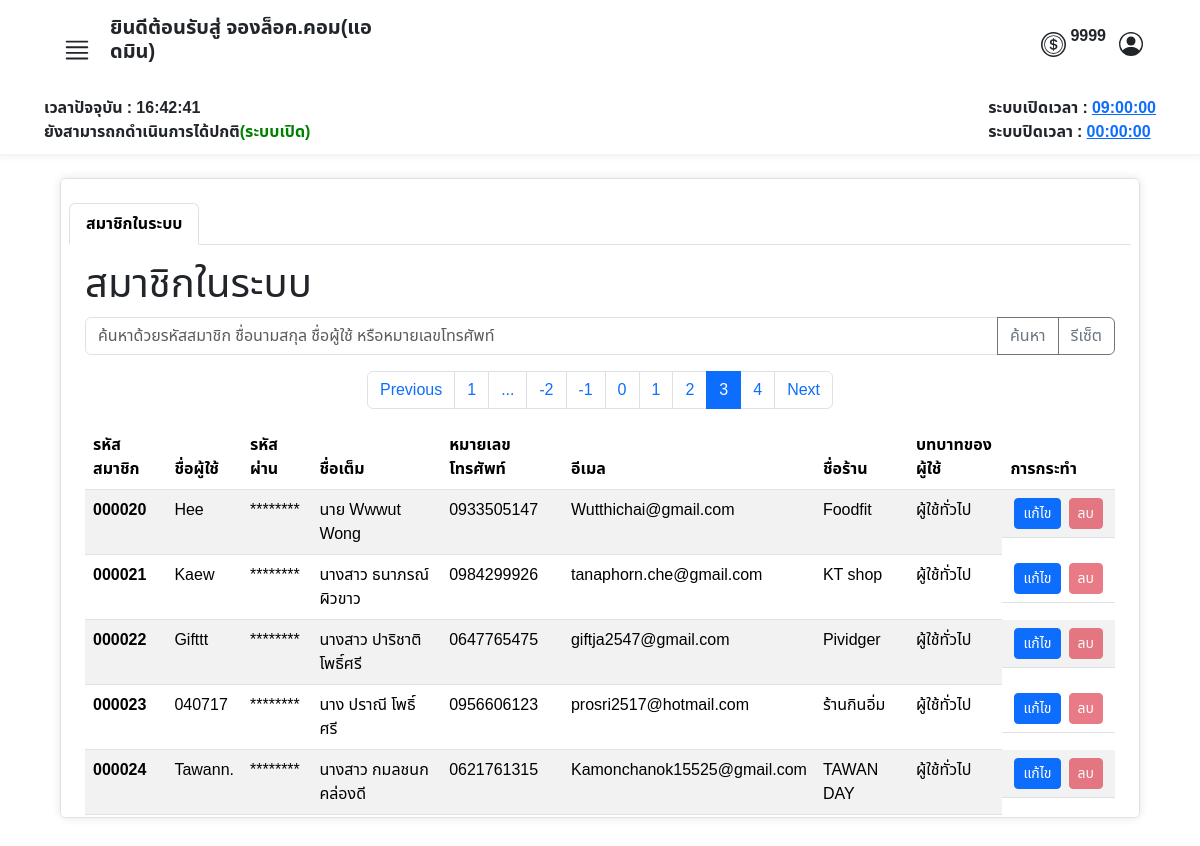
The page /admin/view_member.php?page=3 (signed in) on the database its author committed.
### tables this page shows
CREATE TABLE `operating_hours` (
  `id` int(11) NOT NULL,
  `opening_time` time NOT NULL,
  `closing_time` time NOT NULL
);

CREATE TABLE `tbl_user` (
  `user_id` int(6) UNSIGNED ZEROFILL NOT NULL COMMENT 'รหัสลูกค้า',
  `prefix` enum('นาย','นาง','นางสาว') NOT NULL COMMENT 'คำนำหน้าชื่อ',
  `firstname` varchar(255) NOT NULL COMMENT 'ชื่อ',
  `lastname` varchar(255) NOT NULL COMMENT 'นามสกุล',
  `tel` varchar(11) NOT NULL COMMENT 'เบอร์โทรศัพท์',
  `email` varchar(255) NOT NULL COMMENT 'อีเมลล์',
  `username` varchar(255) NOT NULL COMMENT 'ชื่อผู้ใช้',
  `password` varchar(255) NOT NULL COMMENT 'รหัสผ่าน',
  `userrole` int(3) NOT NULL COMMENT '1=ลูกค้า,2=แอดมิน',
  `shop_name` varchar(50) NOT NULL COMMENT 'ชื่อร้านค้า',
  `token` int(11) NOT NULL,
  `last_login` datetime DEFAULT NULL
);

### admin/view_member.php (the view, shortened to what this page needs)
<?php
require("../condb.php");
?>
<!DOCTYPE html>
<html lang="en">
<head>
    <link href="https://cdn.jsdelivr.net/npm/bootstrap@5.3.3/dist/css/bootstrap.min.css" rel="stylesheet">
    <link rel="stylesheet" href="../asset/css/font.css">
    <link rel="stylesheet" href="https://cdn.jsdelivr.net/npm/sweetalert2@11/dist/sweetalert2.min.css">
</head>
<body>
    <?php include('./admin_nav.php'); ?>
    <div class="container my-4 px-2 border bgcolor py-4 rounded overflow-auto" style="width: 90%; height: 40rem;">
        <ul class="nav nav-tabs" id="myTab">
            <li class="nav-item">
                <a class="nav-link active" data-bs-toggle="tab" href="#categort"><strong>สมาชิกในระบบ</strong></a>
            </li>
        </ul>
        <div class="tab-content" id="myTabContent">
            <div class="tab-pane fade show active mt-2 mx-2 p-2" id="categort">
                <div>
                    <h1>สมาชิกในระบบ</h1>
                </div>
                <div class="mt-2">
                    <form method="GET">
                        <div class="input-group mb-3">
                            <input class="form-control" type="text" name="search_query" placeholder="ค้นหาด้วยรหัสสมาชิก ชื่อนามสกุล ชื่อผู้ใช้ หรือหมายเลขโทรศัพท์" value="<?php echo isset($_GET['search_query']) ? htmlspecialchars($_GET['search_query']) : ''; ?>">
                            <button class="btn btn-outline-secondary" type="submit">ค้นหา</button>
                            <a href="?reset=true" class="btn btn-outline-secondary">รีเซ็ต</a>
                        </div>
                    </form>
                    <?php
                    $results_per_page = 5;
                    $sql_total = "SELECT COUNT(*) FROM tbl_user";
                    $result_total = $conn->query($sql_total);
                    $row_total = $result_total->fetch_row();
                    $total_records = $row_total[0];
                    if ($results_per_page > 0) {
                        $total_pages = ceil($total_records / $results_per_page);
                    } else {
                        echo "Error: Results per page must be greater than 0.";
                        exit;
                    }
                    $current_page = isset($_GET['page']) ? (int)$_GET['page'] : 1;
                    $adjacents = 1;
                    echo "<nav>";
                    echo "<ul class='pagination justify-content-center'>";
                    if ($current_page > 1) {
                        echo "<li class='page-item'><a class='page-link' href='?page=" . ($current_page - 1) . "'>Previous</a></li>";
                    }
                    if ($total_pages <= (1 + ($adjacents * 2))) {
                        for ($i = 1; $i <= $total_pages; $i++) {
                            if ($i == $current_page) {
                                echo "<li class='page-item active'><a class='page-link' href='#'>" . $i . "</a></li>";
                            } else {
                                echo "<li class='page-item'><a class='page-link' href='?page=" . $i . "'>" . $i . "</a></li>";
                            }
                        }
                    } else {
                        if ($current_page <= ($adjacents * 2)) {
                            for ($i = 1; $i <= (4 + ($adjacents * 2)); $i++) {
                                if ($i == $current_page) {
                                    echo "<li class='page-item active'><a class='page-link' href='#'>" . $i . "</a></li>";
                                } else {
                                    echo "<li class='page-item'><a class='page-link' href='?page=" . $i . "'>" . $i . "</a></li>";
                                }
                            }
                            echo "<li class='page-item'><a class='page-link' href='#'>...</a></li>";
                            echo "<li class='page-item'><a class='page-link' href='?page=" . $total_pages . "'>" . $total_pages . "</a></li>";
                        } elseif ($current_page > ($total_pages - ($adjacents * 2))) {
                            echo "<li class='page-item'><a class='page-link' href='?page=1'>1</a></li>";
                            echo "<li class='page-item'><a class='page-link' href='#'>...</a></li>";
                            for ($i = ($total_pages - (4 + ($adjacents * 2))); $i <= $total_pages; $i++) {
                                if ($i == $current_page) {
                                    echo "<li class='page-item active'><a class='page-link' href='#'>" . $i . "</a></li>";
                                } else {
                                    echo "<li class='page-item'><a class='page-link' href='?page=" . $i . "'>" . $i . "</a></li>";
                                }
                            }
                        }
                    }
                    if ($current_page < $total_pages) {
                        echo "<li class='page-item'><a class='page-link' href='?page=" . ($current_page + 1) . "'>Next</a></li>";
                    }
                    echo "</ul>";
                    echo "</nav>";
                    $sql = "SELECT * FROM tbl_user";
                    $start_from = ($current_page - 1) * $results_per_page;
                    $sql .= " LIMIT $start_from, $results_per_page";
                    $result = $conn->query($sql);
                    if ($result->num_rows > 0) {
                        echo "<table class='table table-striped'>";
                        echo "<thead>
                <tr>
                    <th>รหัสสมาชิก</th>
                    <th>ชื่อผู้ใช้</th>
                    <th>รหัสผ่าน</th>
                    <th>ชื่อเต็ม</th>
                    <th>หมายเลขโทรศัพท์</th>
                    <th>อีเมล</th>
                    <th>ชื่อร้าน</th>
                    <th>บทบาทของผู้ใช้</th>
                    <th>การกระทำ</th>
                </tr>
                </thead>";
                        echo "<tbody>";
                        while ($row = $result->fetch_assoc()) {
                            $fullmembername = htmlspecialchars($row["prefix"] . " " . $row["firstname"] . " " . $row["lastname"]);
                            $password = htmlspecialchars($row["password"]);
                            $canDelete = (strtotime($row['last_login']) < strtotime('-1 year')) ? '' : 'disabled';
                            echo "<tr data-user-id='" . htmlspecialchars($row["user_id"]) . "'>";
                            echo "<td><strong>" . htmlspecialchars($row["user_id"]) . "</strong></td>";
                            echo "<td>" . htmlspecialchars($row["username"]) . "</td>";
                            echo "<td><span class='password-toggle' data-password='$password'>********</span></td>";
                            echo "<td>" . $fullmembername . "</td>";
                            echo "<td>" . htmlspecialchars($row["tel"]) . "</td>";
                            echo "<td>" . htmlspecialchars($row["email"]) . "</td>";
                            echo "<td>" . htmlspecialchars($row["shop_name"]) . "</td>";
                            echo "<td>" . ($row["userrole"] == 1 ? "แอดมิน" : "ผู้ใช้ทั่วไป") . "</td>";
                            echo "<td class='d-flex'>
                        <button class='btn mx-1 btn-sm btn-primary edit-btn' data-bs-toggle='modal' data-bs-target='#editModal' data-user-id='" . htmlspecialchars($row["user_id"]) . "'>แก้ไข</button>
                        <button class='btn mx-1 btn-sm btn-danger delete-btn' $canDelete data-user-id='" . htmlspecialchars($row["user_id"]) . "'>ลบ</button>
                    </td>";
                            echo "</tr>";
                        }
                        echo "</tbody>";
                        echo "</table>";
                    } else {
                        echo "ไม่พบข้อมูล";
                    }
                    ?>
                </div>
            </div>
        </div>
    </div>
</body>
</html>

### admin/admin_nav.php (shortened to what this page needs)
<nav class="row g-2 bgcolor">
    <div class="col-12 d-flex justify-content-between px-5 py-3">
        <div class="col-4">
            <div class="d-flex align-items-end ">
                <button class="btn" type="button" data-bs-toggle="offcanvas" data-bs-target="#offcanvasWithBothOptions" aria-controls="offcanvasWithBothOptions">
                </button>
                <h5>
                    <strong>ยินดีต้อนรับสู่ จองล็อค.คอม(แอดมิน)</strong>
                </h5>
            </div>
        </div>
        <div class="d-flex align-items-center ">
            <div class="row  ">
                <div class="col d-flex align-items-center justify-content-center">
                    <p class="ms-1">
                        <strong>
                            <?php
                            echo $_SESSION["token"];
                            ?>
                        </strong>
                    </p>
                </div>
            </div>
            <button class="btn " type="button" data-bs-toggle="modal" data-bs-target="#ProfileModal">
            </button>
        </div>
    </div>
    <?php
    require("../condb.php");
    $sql_time = "SELECT opening_time, closing_time FROM operating_hours LIMIT 1";
    $result = $conn->query($sql_time);
    $row_time = $result->fetch_assoc();
    $openingTime = $row_time['opening_time'];
    $closingTime = $row_time['closing_time'];
    ?>
    <div class="col-12 d-flex justify-content-between px-5">
        <strong>
            <div id="time"></div>
            <div id="status"></div>
        </strong>
        <strong>
            <div id="opening_time">ระบบเปิดเวลา : <a href="#" data-bs-toggle="modal" data-bs-target="#editTimeModal"><?php echo $openingTime; ?></a></div>
            <div id="closing_time">ระบบปิดเวลา : <a href="#" data-bs-toggle="modal" data-bs-target="#editTimeModal"><?php echo $closingTime; ?></a></div>
        </strong>
    </div>
</nav>

### admin/view_member.php (style rules this page uses)
body { background-image: url(../asset/img/img.market2.jpg); width: 100%; height: 100%; background-repeat: repeat; background-size: cover; }

### admin/admin_nav.php (style rules this page uses)
.bgcolor { background-color: rgba(255, 255, 255, 0.9); padding-bottom: 10px; box-shadow: 0 0 10px rgba(0, 0, 0, 0.1); }

### rows shown on the page
operating_hours: opening_time "09:00:00", closing_time "00:00:00"
tbl_user: user_id "000020", username "Hee", fullmembername "นาย Wwwut Wong", tel "0933505147", email "Wutthichai@gmail.com", shop_name "Foodfit", shows "ผู้ใช้ทั่วไป"
tbl_user: user_id "000021", username "Kaew", fullmembername "นางสาว ธนาภรณ์ ผิวขาว", tel "0984299926", email "tanaphorn.che@gmail.com", shop_name "KT shop", shows "ผู้ใช้ทั่วไป"
tbl_user: user_id "000022", username "Gifttt", fullmembername "นางสาว ปาริชาติ โพธิ์ศรี", tel "0647765475", email "giftja2547@gmail.com", shop_name "Pividger", shows "ผู้ใช้ทั่วไป"
tbl_user: user_id "000023", username "040717", fullmembername "นาง ปราณี โพธิ์ศรี", tel "0956606123", email "prosri2517@hotmail.com", shop_name "ร้านกินอิ่ม", shows "ผู้ใช้ทั่วไป"
tbl_user: user_id "000024", username "Tawann.", fullmembername "นางสาว กมลชนก คล่องดี", tel "0621761315", email "Kamonchanok15525@gmail.com", shop_name "TAWAN DAY", shows "ผู้ใช้ทั่วไป"

### other values the page prints
$_SESSION["token"] "9999"
